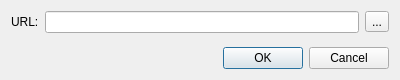
<?xml version="1.0" encoding="UTF-8"?>
<ui version="4.0">
 <class>OpenUrlDialog</class>
 <widget class="QDialog" name="OpenUrlDialog">
  <property name="geometry">
   <rect>
    <x>0</x>
    <y>0</y>
    <width>400</width>
    <height>80</height>
   </rect>
  </property>
  <property name="windowTitle">
   <string>Dialog</string>
  </property>
  <layout class="QVBoxLayout" name="verticalLayout">
   <item>
    <widget class="QFrame" name="frame">
     <layout class="QHBoxLayout" name="horizontalLayout">
      <property name="leftMargin">
       <number>0</number>
      </property>
      <property name="topMargin">
       <number>0</number>
      </property>
      <property name="rightMargin">
       <number>0</number>
      </property>
      <property name="bottomMargin">
       <number>0</number>
      </property>
      <item>
       <widget class="QLabel" name="label">
        <property name="text">
         <string>URL:</string>
        </property>
       </widget>
      </item>
      <item>
       <widget class="QLineEdit" name="urlEdit"/>
      </item>
      <item>
       <widget class="QToolButton" name="fileButton">
        <property name="text">
         <string>...</string>
        </property>
       </widget>
      </item>
     </layout>
    </widget>
   </item>
   <item>
    <spacer name="verticalSpacer">
     <property name="orientation">
      <enum>Qt::Orientation::Vertical</enum>
     </property>
     <property name="sizeHint" stdset="0">
      <size>
       <width>20</width>
       <height>40</height>
      </size>
     </property>
    </spacer>
   </item>
   <item>
    <widget class="QDialogButtonBox" name="buttonBox">
     <property name="orientation">
      <enum>Qt::Orientation::Horizontal</enum>
     </property>
     <property name="standardButtons">
      <set>QDialogButtonBox::StandardButton::Cancel|QDialogButtonBox::StandardButton::Ok</set>
     </property>
    </widget>
   </item>
  </layout>
 </widget>
 <resources/>
 <connections>
  <connection>
   <sender>buttonBox</sender>
   <signal>accepted()</signal>
   <receiver>OpenUrlDialog</receiver>
   <slot>accept()</slot>
   <hints>
    <hint type="sourcelabel">
     <x>248</x>
     <y>254</y>
    </hint>
    <hint type="destinationlabel">
     <x>157</x>
     <y>274</y>
    </hint>
   </hints>
  </connection>
  <connection>
   <sender>buttonBox</sender>
   <signal>rejected()</signal>
   <receiver>OpenUrlDialog</receiver>
   <slot>reject()</slot>
   <hints>
    <hint type="sourcelabel">
     <x>316</x>
     <y>260</y>
    </hint>
    <hint type="destinationlabel">
     <x>286</x>
     <y>274</y>
    </hint>
   </hints>
  </connection>
 </connections>
</ui>
